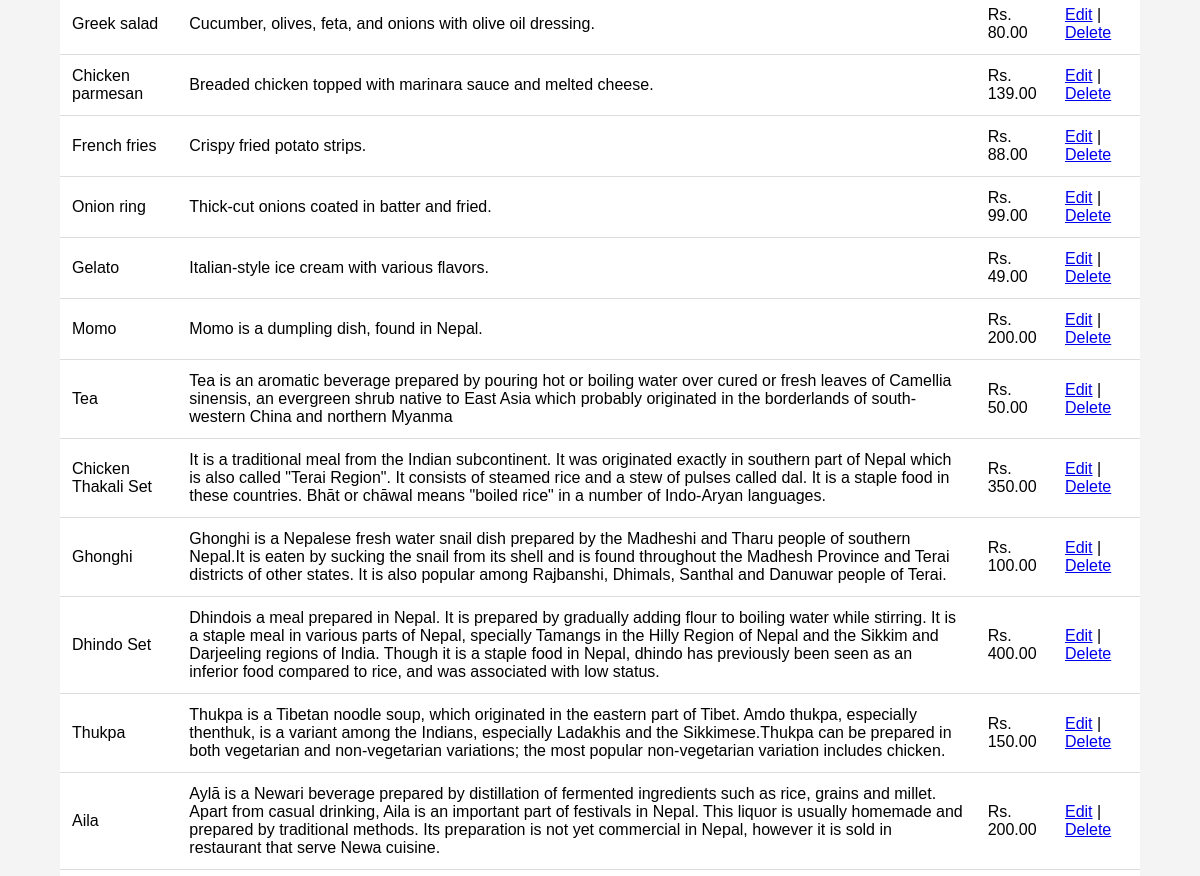
The page /admin_dashboard/ (signed in, middle part) on the database as committed earlier.
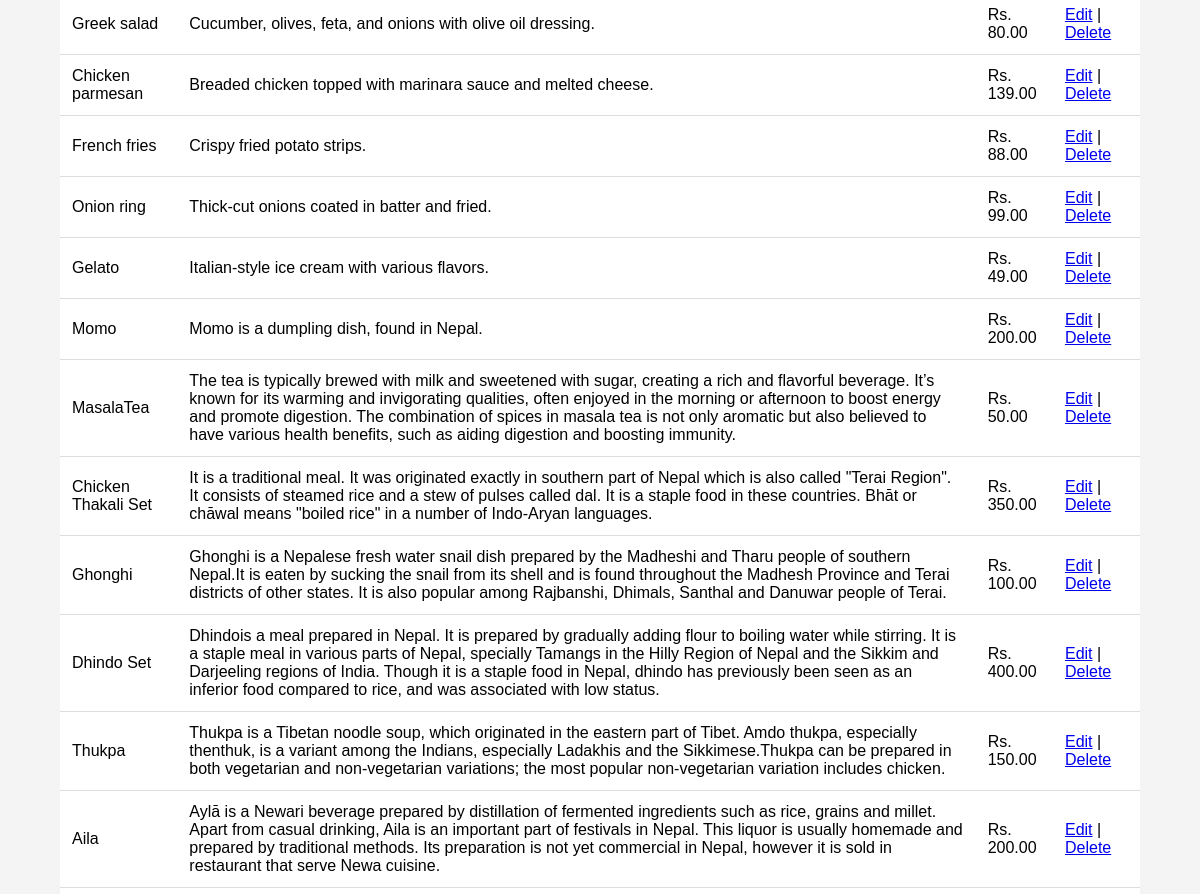
The same page on the database as committed later.
### menu/models.py (models this page shows, shortened)
class MenuItem(models.Model):
    category = models.ForeignKey(Category, on_delete=models.SET_NULL, null=True, blank=True)
    name = models.CharField(max_length=255)
    description = models.TextField()
    price = models.DecimalField(max_digits=6, decimal_places=2)
    image_url = models.CharField(max_length=500)
    is_hot_deal = models.BooleanField(default=False)

### menu/admin_views.py (the view)
# urls.py: path('admin_dashboard/', admin_views.admin_dashboard, name='admin_dashboard'),
@login_required
@user_passes_test(is_admin)
def admin_dashboard(request):
    menu_items = MenuItem.objects.all()
    orders = Order.objects.all()
    users = User.objects.all()
    total_orders = orders.count()
    total_revenue = orders.aggregate(Sum('total_price'))['total_price__sum'] or 0
    total_users = users.count()
    top_items = (
        OrderItem.objects.values('menu_item__name')
        .annotate(total_sold=Sum('quantity'))
        .order_by('-total_sold')[:5]
    )
    return render(request, 'admin_dashboard.html', {
        'menu_items': menu_items,
        'orders': orders,
        'users': users,
        'total_orders': total_orders,
        'total_revenue': total_revenue,
        'total_users': total_users,
        'top_items': top_items,
    })

### menu/admin_views.py (called while the page is built)
def is_admin(user):
    return user.is_superuser

### menu/templates/admin_dashboard.html (shortened to what this page needs)
<!DOCTYPE html>
<html lang="en">
<head>
</head>
<body>
<div class="container">
    <table>
        {% for item in menu_items %}
        <tr>
            <td>{{ item.name }}</td>
            <td>{{ item.description }}</td>
            <td>Rs. {{ item.price }}</td>
            <td>
                <a href="{% url 'edit_menu_item' item.id %}">Edit</a> |
                <a href="{% url 'delete_menu_item' item.id %}">Delete</a>
            </td>
        </tr>
        {% endfor %}
    </table>
</div>
</body>
</html>

Rows that differ between the two databases and show on the page:
changed MenuItem: name "Tea" → "MasalaTea"; description "Tea is an aromatic beverage prepared by pouring hot or boiling water over cured or fresh leaves of Camellia sinensis, an evergreen shrub native to East Asia which probably originated in the borderlands of south-western China and northern Myanma" → "The tea is typically brewed with milk and sweetened with sugar, creating a rich and flavorful beverage. It’s known for its warming and invigorating qualities, often enjoyed in the morning or afternoon to boost energy and promote digestion. The combination of spices in masala tea is not only aromatic but also believed to have various health benefits, such as aiding digestion and boosting immunity."
changed MenuItem "Chicken Thakali Set": description "It is a traditional meal from the Indian subcontinent. It was originated exactly…" → "It is a traditional meal. It was originated exactly…"
